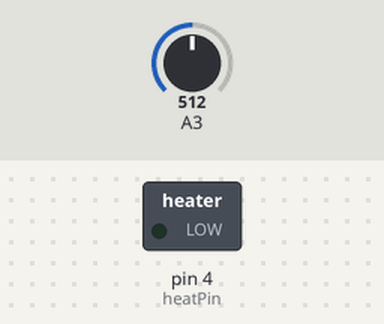
Bench run of a sketch on a simulated Arduino Uno, built with avr-gcc and run on an emulated ATmega328P. Shown: switched loads named in the sketch (green lamp = pin HIGH). Inputs (shaded band) come from the test bench; at power-on: A3 = 512.

Above: at 1.2 s.
1.3 s: A3 set to 490
At 2.2 s:
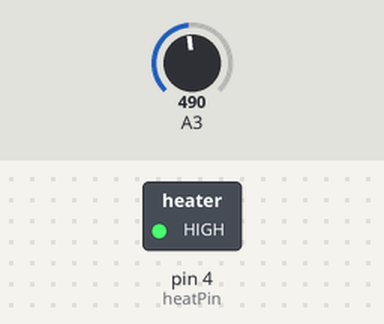
2.8 s: A3 set to 510
At 3.3 s:
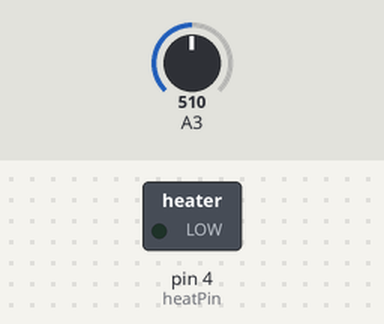
4.3 s: A3 set to 306
At 5.6 s:
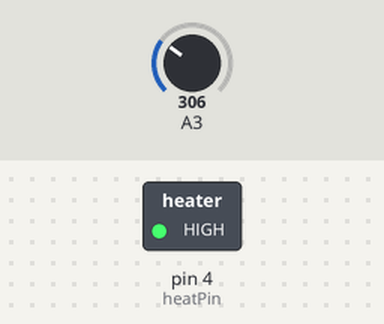
Timing chart, 0 to 7.3 s (numbered marks = the images above; inputs shaded):
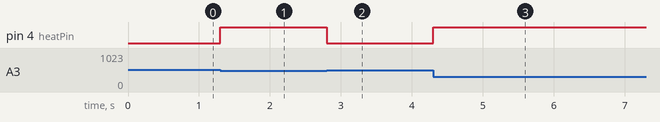

The sketch:

HeatExample.ino
```cpp
// UdK DRL EIT
// code that reads value of analog sensor and triggers digital output

int sensorPin = 3;    // select the input pin for the potentiometer
int heatPin = 4;      // select the pin for the LED
int sensorValue = 0;  // variable to store the value coming from the sensor

void setup() {
  // declare the ledPin as an OUTPUT:
  pinMode(sensorPin, INPUT);
  digitalWrite(sensorPin, HIGH);
 pinMode(heatPin, OUTPUT);
}

void loop() {
  // read the value from the sensor:
  sensorValue = analogRead(sensorPin);
  if(sensorValue < 500) digitalWrite(heatPin, HIGH);
  else digitalWrite(heatPin, LOW);
}
```

Measured:
- the behaviour switches between 500 and 499 on A3 (found by bisection; images 0 and 1)
- after the input at 1.3 s, pin 4 (heatPin): LOW → HIGH at once
- after the input at 2.8 s, pin 4 (heatPin): HIGH → LOW at once
- after the input at 4.3 s, pin 4 (heatPin): LOW → HIGH at once
